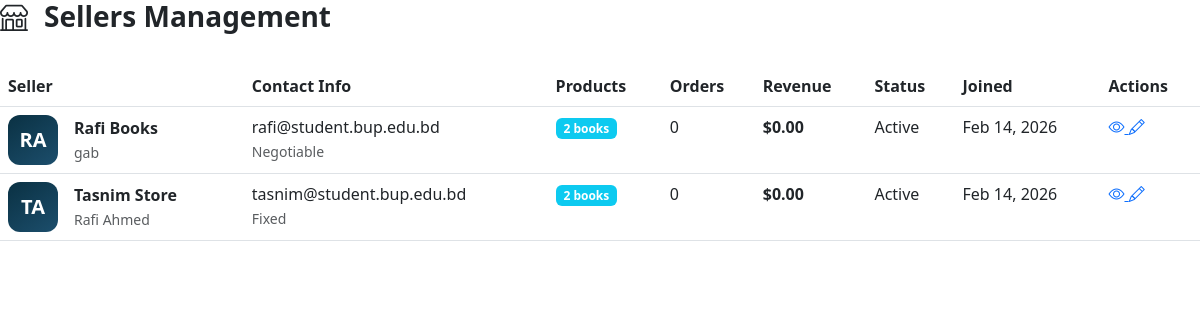
Page /admin/sellers.php (signed in) on the committed database.
### tables this page shows
CREATE TABLE `seller` (
  `SellerID` int(11) NOT NULL,
  `Name` varchar(100) NOT NULL,
  `ContactInfo` varchar(150) NOT NULL,
  `AssignPrice` text NOT NULL,
  `logo` varchar(250) NOT NULL,
  `UserID` int(11) DEFAULT NULL,
  `Status` char(1) NOT NULL DEFAULT 'A',
  `CreatedAt` datetime NOT NULL DEFAULT current_timestamp()
);

CREATE TABLE `users` (
  `UserID` int(11) NOT NULL,
  `Name` varchar(100) NOT NULL,
  `Email` varchar(100) NOT NULL,
  `Password` varchar(255) NOT NULL,
  `Address` text NOT NULL,
  `ContactNo` varchar(20) NOT NULL,
  `CreatedAt` datetime NOT NULL DEFAULT current_timestamp(),
  `Status` char(1) NOT NULL DEFAULT 'A',
  `ProfileImage` varchar(255) DEFAULT NULL
);

### admin/sellers.php (the view, shortened to what this page needs)
<?php
try {
    $pdo = new PDO("mysql:host=localhost;dbname=bup_books", "root", "");
    $pdo->setAttribute(PDO::ATTR_ERRMODE, PDO::ERRMODE_EXCEPTION);
} catch (PDOException $e) {
    die("Database connection failed: " . $e->getMessage());
}
$stmt = $pdo->query("
    SELECT s.*, u.Name as UserName, u.Email,
           (SELECT COUNT(*) FROM product WHERE SellerID = s.SellerID) as product_count,
           (SELECT COUNT(*) FROM orders WHERE SellerID = s.SellerID) as order_count,
           (SELECT SUM(TotalAmount) FROM orders WHERE SellerID = s.SellerID) as total_revenue
    FROM seller s
    JOIN users u ON s.UserID = u.UserID
    ORDER BY s.CreatedAt DESC
");
$sellers = $stmt->fetchAll(PDO::FETCH_ASSOC);
?>
<!DOCTYPE html>
<html lang="en">
<head>
    <link href="https://cdn.jsdelivr.net/npm/bootstrap@5.3.0/dist/css/bootstrap.min.css" rel="stylesheet">
    <link rel="stylesheet" href="https://cdn.jsdelivr.net/npm/bootstrap-icons@1.11.1/font/bootstrap-icons.css">
</head>
<body>
    <div class="main-content">
        <div class="d-flex justify-content-between align-items-center mb-4">
            <h1 style="font-size: 28px; font-weight: 800; color: var(--bup-blue);">
                <i class="bi bi-shop me-3" style="color: var(--bup-orange);"></i>Sellers Management
            </h1>
        </div>
        <div class="content-card">
            <div class="table-responsive">
                <table class="table">
                    <thead>
                        <tr>
                            <th>Seller</th>
                            <th>Contact Info</th>
                            <th>Products</th>
                            <th>Orders</th>
                            <th>Revenue</th>
                            <th>Status</th>
                            <th>Joined</th>
                            <th>Actions</th>
                        </tr>
                    </thead>
                    <tbody>
                        <?php foreach ($sellers as $seller): ?>
                        <tr>
                            <td>
                                <div class="d-flex align-items-center">
                                    <div class="seller-logo me-3">
                                        <?php echo strtoupper(substr($seller['Name'], 0, 2)); ?>
                                    </div>
                                    <div>
                                        <strong><?php echo htmlspecialchars($seller['Name']); ?></strong>
                                        <br>
                                        <small class="text-muted"><?php echo htmlspecialchars($seller['UserName']); ?></small>
                                    </div>
                                </div>
                            </td>
                            <td>
                                <?php echo htmlspecialchars($seller['ContactInfo']); ?>
                                <br>
                                <small class="text-muted"><?php echo $seller['AssignPrice']; ?></small>
                            </td>
                            <td>
                                <span class="badge bg-info"><?php echo $seller['product_count']; ?> books</span>
                            </td>
                            <td><?php echo $seller['order_count']; ?></td>
                            <td class="revenue-positive">$<?php echo number_format($seller['total_revenue'] ?: 0, 2); ?></td>
                            <td>
                                <span class="status-badge <?php echo $seller['Status'] == 'A' ? 'status-active' : 'status-pending'; ?>">
                                    <?php echo $seller['Status'] == 'A' ? 'Active' : 'Inactive'; ?>
                                </span>
                            </td>
                            <td><?php echo date('M d, Y', strtotime($seller['CreatedAt'])); ?></td>
                            <td>
                                <div class="action-buttons">
                                    <a href="sellers.php?view=<?php echo $seller['SellerID']; ?>" class="btn-icon btn-view">
                                        <i class="bi bi-eye"></i>
                                    </a>
                                    <a href="sellers.php?edit=<?php echo $seller['SellerID']; ?>" class="btn-icon btn-edit">
                                        <i class="bi bi-pencil"></i>
                                    </a>
                                </div>
                            </td>
                        </tr>
                        <?php endforeach; ?>
                    </tbody>
                </table>
            </div>
        </div>
    </div>
</body>
</html>

### admin/sellers.php (style rules this page uses)
.seller-logo { width: 50px; height: 50px; background: linear-gradient(145deg, #0A3143, #1C4E6C); border-radius: 12px; display: flex; align-items: center; justify-content: center; color: white; font-weight: 700; font-size: 20px; }
.revenue-positive { color: #28a745; font-weight: 700; }

### rows in the picture
seller: Name "RA", Name "Rafi Books", UserID.Name "gab", ContactInfo "rafi@student.bup.edu.bd", AssignPrice "Negotiable", product_count "2", order_count "0", total_revenue "0.00", Status "Active", CreatedAt "Feb 14, 2026"
seller: Name "TA", Name "Tasnim Store", UserID.Name "Rafi Ahmed", ContactInfo "tasnim@student.bup.edu.bd", AssignPrice "Fixed", product_count "2", order_count "0", total_revenue "0.00", Status "Active", CreatedAt "Feb 14, 2026"
